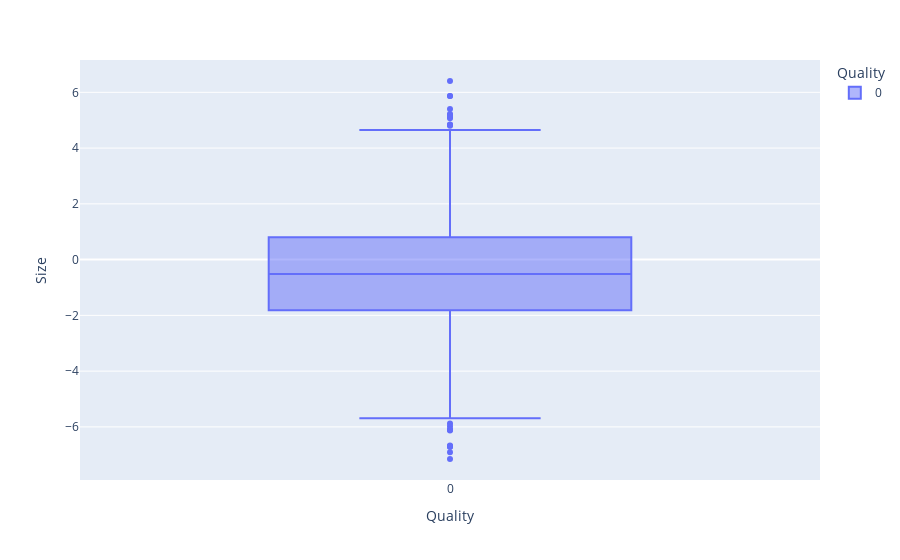

Notebook cell for this chart:
### Code cell
# BoxPlot Quality x Size
px.box(df_frutas, x='Quality', y='Size', color='Quality')

### Figure 1 — Plotly figure (JSON) as saved in the notebook; plotly's stock layout.template omitted (floating-point values rounded to 4 significant figures; data arrays with more than 128 entries replaced by an {"elided": "..."} marker saying what was removed)
{"data": [{"alignmentgroup": "True", "hovertemplate": "Quality=%{x}<br>Size=%{y}<extra></extra>", "legendgroup": "0", "marker": {"color": "#636efa"}, "name": "0", "notched": false, "offsetgroup": "0", "orientation": "v", "showlegend": true, "type": "box", "x": {"elided": "4000 int values"}, "x0": " ", "xaxis": "x", "y": {"elided": "4000 float values"}, "y0": " ", "yaxis": "y"}], "layout": {"boxmode": "overlay", "legend": {"title": {"text": "Quality"}, "tracegroupgap": 0}, "margin": {"t": 60}, "xaxis": {"anchor": "y", "categoryarray": [0], "categoryorder": "array", "domain": [0, 1], "title": {"text": "Quality"}}, "yaxis": {"anchor": "x", "domain": [0, 1], "title": {"text": "Size"}}}}
